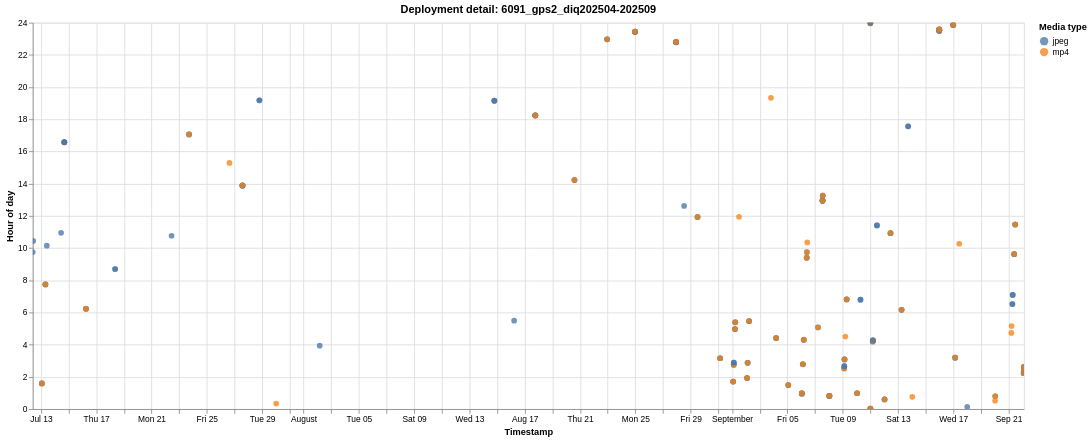

Write the Vega-Lite specification saved for this chart.
### Vega-Lite specification from a JSON file in a GitHub repository (floating-point values rounded to 4 significant figures; data arrays with more than 128 entries replaced by an {"elided": "..."} marker saying what was removed)
{"$schema": "https://vega.github.io/schema/vega-lite/v6.1.0.json", "config": {"view": {"continuousHeight": 300, "continuousWidth": 300}}, "data": {"name": "data-774db4d9c4358333bb71d4fe76132e46"}, "datasets": {"data-774db4d9c4358333bb71d4fe76132e46": {"elided": "249 records"}}, "encoding": {"color": {"field": "media_type", "scale": {"scheme": "tableau10"}, "title": "Media type", "type": "nominal"}, "shape": {"field": "media_type", "title": "Media type", "type": "nominal"}, "tooltip": [{"field": "deployment", "title": "Deployment", "type": "nominal"}, {"field": "timestamp", "format": "%Y-%m-%d %H:%M:%S", "title": "Timestamp", "type": "temporal"}, {"field": "hour_of_day", "format": ".2f", "title": "Hour of day", "type": "quantitative"}, {"field": "media_type", "title": "Media type", "type": "nominal"}], "x": {"field": "timestamp", "title": "Timestamp", "type": "temporal"}, "y": {"field": "hour_of_day", "scale": {"domain": [0, 24]}, "title": "Hour of day", "type": "quantitative"}}, "height": 460, "mark": {"opacity": 0.78, "size": 46, "type": "circle"}, "params": [{"bind": "scales", "name": "param_1e9efca18e7a2868", "select": {"encodings": ["x", "y"], "type": "interval"}}], "title": "Deployment detail: 6091_gps2_diq202504-202509", "width": 1180}
